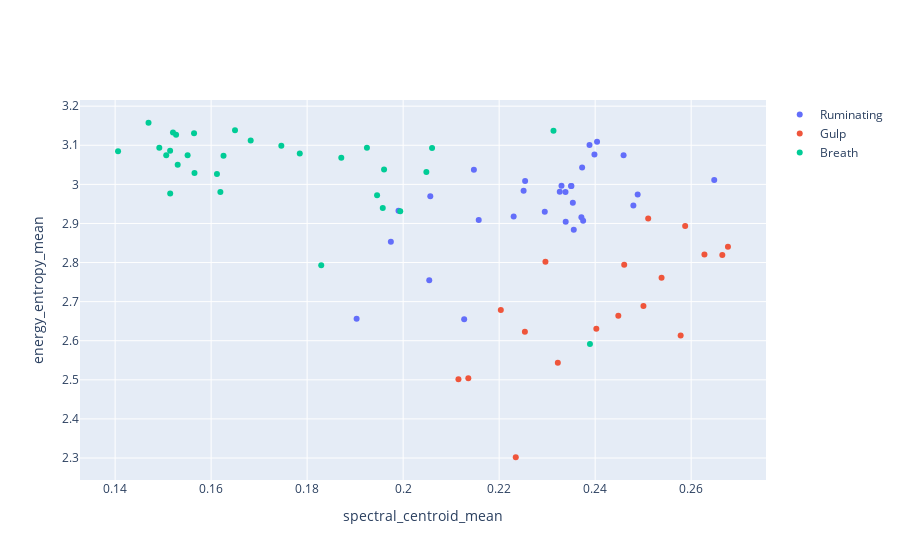

The notebook cell saved with this chart:
### Code cell
from pyAudioAnalysis import MidTermFeatures as aF
import os
import numpy as np
import plotly.graph_objs as go 
import plotly
audio_dirs = [os.path.join('E:/Files','Acoustic Data', 'Ruminating'), os.path.join('E:/Files','Acoustic Data', 'Gulp'),os.path.join('E:/Files','Acoustic Data', 'Breath')] 
class_names = [os.path.basename(d) for d in audio_dirs] 
#print(class_names)
m_win, m_step, s_win, s_step = 1, 1, 0.1, 0.05 

# segment-level feature extraction:
features = [] 

for d in audio_dirs: # get feature matrix for each directory (class) 
    f, files, fn = aF.directory_feature_extraction(d, m_win, m_step, 
                                                   s_win, s_step) 
    
    features.append(f)

#print(len(features))
print(features[0].shape, features[1].shape)
print(fn)

# select 2 features and create feature matrices for the two classes:
f1 = np.array([features[0][:, fn.index('spectral_centroid_mean')],#spectral_centroid_mean表示频谱中心的均值
               features[0][:, fn.index('energy_entropy_mean')]])#energy_entropy_mean表示能量熵的均值
f2 = np.array([features[1][:, fn.index('spectral_centroid_mean')],
               features[1][:, fn.index('energy_entropy_mean')]])
f3 = np.array([features[2][:, fn.index('spectral_centroid_mean')],
               features[2][:, fn.index('energy_entropy_mean')]])

plots = [go.Scatter(x=f1[0, :], y=f1[1, :], 
                    name=class_names[0], mode='markers'),
         go.Scatter(x=f2[0, :], y=f2[1, :], 
                    name=class_names[1], mode='markers'),
         go.Scatter(x=f3[0, :], y=f3[1, :], 
                    name=class_names[2], mode='markers'),]
mylayout = go.Layout(xaxis=dict(title="spectral_centroid_mean"),
                     yaxis=dict(title="energy_entropy_mean"))
plotly.offline.iplot(go.Figure(data=plots, layout=mylayout))

### Figure 1 — Plotly figure (JSON) as saved in the notebook; plotly's stock layout.template omitted (floating-point values rounded to 4 significant figures)
{"data": [{"mode": "markers", "name": "Ruminating", "type": "scatter", "x": [0.2459, 0.235, 0.2254, 0.2157, 0.2147, 0.2057, 0.2371, 0.2404, 0.248, 0.223, 0.233, 0.2127, 0.2354, 0.2355, 0.2251, 0.2338, 0.2351, 0.2339, 0.2373, 0.2054, 0.199, 0.1903, 0.2388, 0.1974, 0.2648, 0.2375, 0.2295, 0.2399, 0.2326, 0.2489], "y": [3.074, 2.996, 3.009, 2.909, 3.037, 2.97, 2.916, 3.109, 2.946, 2.918, 2.996, 2.655, 2.953, 2.884, 2.984, 2.981, 2.996, 2.905, 3.043, 2.755, 2.933, 2.656, 3.101, 2.853, 3.011, 2.907, 2.93, 3.077, 2.981, 2.974]}, {"mode": "markers", "name": "Gulp", "type": "scatter", "x": [0.2665, 0.2254, 0.2203, 0.2461, 0.2402, 0.251, 0.2136, 0.2296, 0.2538, 0.2501, 0.2115, 0.2448, 0.2677, 0.2578, 0.2235, 0.2628, 0.2587, 0.2322], "y": [2.819, 2.623, 2.679, 2.794, 2.63, 2.912, 2.504, 2.802, 2.761, 2.689, 2.501, 2.664, 2.84, 2.613, 2.302, 2.821, 2.894, 2.544]}, {"mode": "markers", "name": "Breath", "type": "scatter", "x": [0.1746, 0.152, 0.1515, 0.1506, 0.196, 0.1612, 0.1619, 0.1626, 0.1871, 0.1565, 0.1551, 0.206, 0.1994, 0.1406, 0.1958, 0.2048, 0.2389, 0.1946, 0.147, 0.1829, 0.1682, 0.1925, 0.2313, 0.1785, 0.1527, 0.153, 0.1564, 0.1515, 0.1492, 0.165], "y": [3.099, 3.133, 2.977, 3.074, 3.038, 3.027, 2.981, 3.073, 3.068, 3.029, 3.074, 3.093, 2.931, 3.085, 2.94, 3.031, 2.592, 2.972, 3.158, 2.793, 3.112, 3.094, 3.137, 3.079, 3.127, 3.05, 3.131, 3.086, 3.093, 3.139]}], "layout": {"xaxis": {"title": {"text": "spectral_centroid_mean"}}, "yaxis": {"title": {"text": "energy_entropy_mean"}}}}
